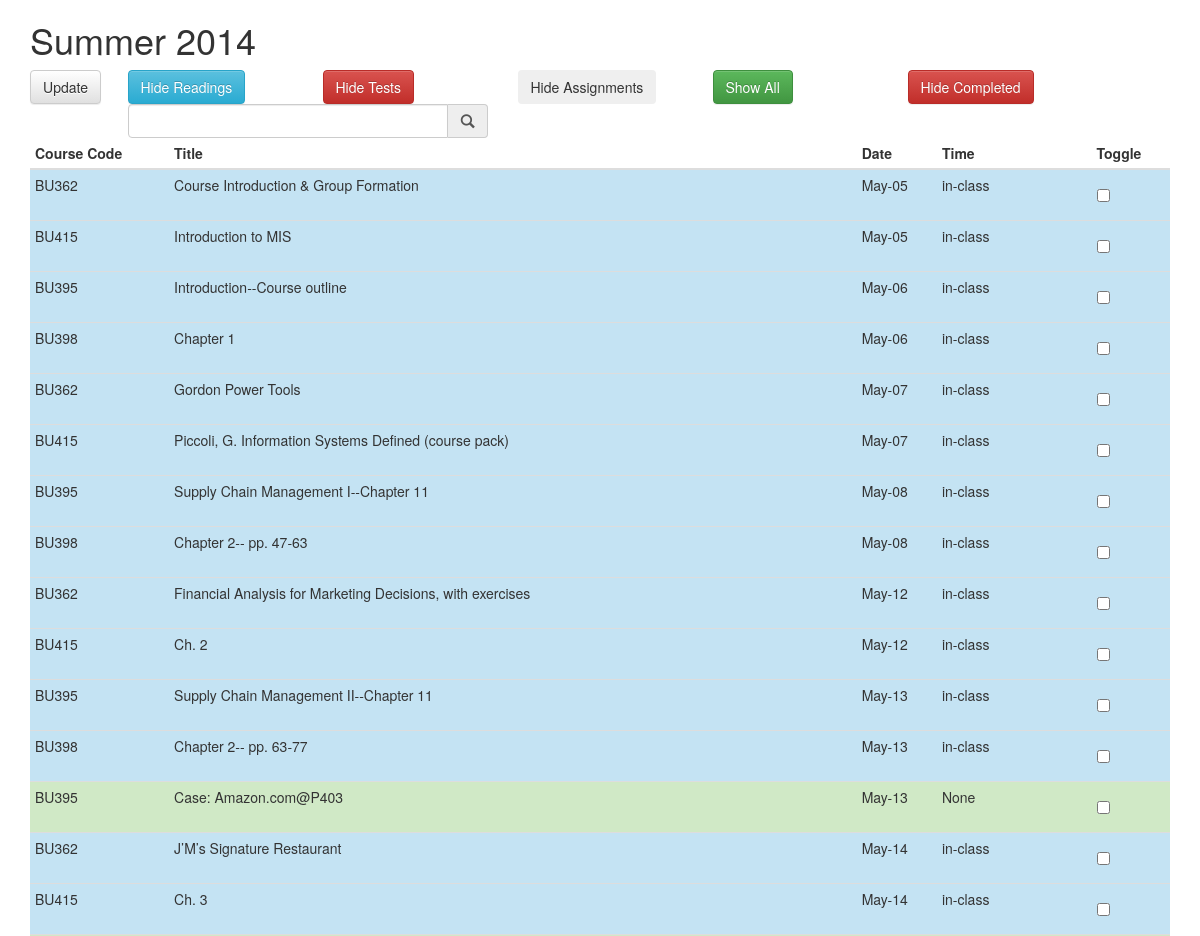
Before: / (upper part) with the older database file.
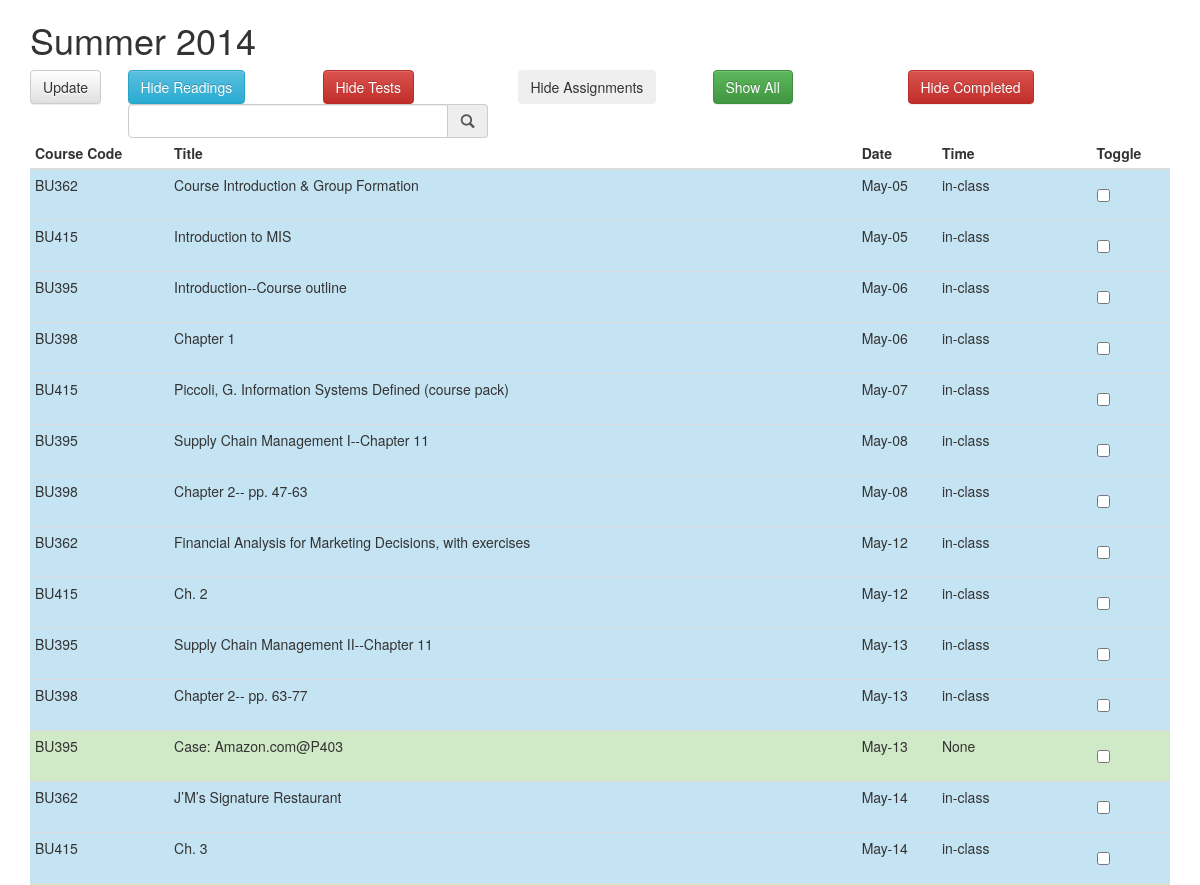
After: the same page with the newer database file.
### tables this page shows
CREATE TABLE Readings
            (course_code text, name text, chapter int, date text, pages text, complete bool);

CREATE TABLE Assignments
            (course_code text, name text,  date text, time text, complete bool);

### index.py (the view)
@app.route('/',methods=['POST','GET'])
def show_all():
    db = get_db()
    if request.method=='POST':
        update_completes(db)
    entries =[]
    for homework in TYPES:
        entries.append(select_homework(homework,db))
    homework = join_homework(entries)
    return render_template('show_all.html',entries=homework )

### index.py (called while the page is built)
def get_db():
    top = _app_ctx_stack.top
    if not hasattr(top, 'sqlite_db'):
        sqlite_db = sqlite3.connect(app.config['DATABASE'])
        sqlite_db.row_factory = sqlite3.Row
        top.sqlite_db = sqlite_db
    return top.sqlite_db

@app.teardown_appcontext
def close_db_connection(exception):
    top = _app_ctx_stack.top
    if hasattr(top, 'sqlite_db'):
        top.sqlite_db.close()

def format_datetime(value,format='%b-%d'):
    list_date = value.split('-')
    strdate = date(int(list_date[0]),int(list_date[1]),int(list_date[2]))
    return strdate.strftime(format)

def select_homework(homework_type,db):
    sql = ''' SELECT rowid,* FROM {0} ORDER BY date'''.format(homework_type)
    cur = db.execute(sql)
    entries = cur.fetchall()
    return entries

def join_homework(homework):
    entries=[]
    i=0
    for table in homework:
        for row in table:
            name = row['name']
            if 'chapter' in row.keys() and 'pages' in row.keys():
                if None!= row['chapter'] and row['chapter']!=name:
                    name='--'.join([name,row['chapter']])
                if None!= row['pages']:
                     name='--'.join([name,row['pages']])
            if 'time' not in row.keys():
                time = 'in-class'
            else:
                time = row['time']
            new_row = {'id':'-'.join([TYPES[i],str(row['rowid'])]),'type':TYPES[i],
                       'course_code':row['course_code'],'name':name,
                       'date':row['date'],'time':time,'complete':row['complete']}
            entries.append(new_row)
        i+=1
    return entries

### templates/show_all.html (shortened to what this page needs)
{% extends "index.html" %}
{% block body %}
        <div class="row">
            <div class="col-md-12">
                <form role="form" method="post" id="homework_form" action="/">
                 <div class="row">
                     <div class="col-md-1">
                        <button type="submit" class="btn btn-default btn-small ">Update</button>
                     </div>
                    <div class="col-md-1">
                        <button type="button" class="btn btn-info"
                                onclick="filterReadings()">Hide Readings</button>
                    </div>
                    <div class="col-md-1 col-md-offset-1">
                        <button type="button" class="btn btn-danger"
                                onclick="filterTests()">Hide Tests</button>
                    </div>
                    <div class="col-md-1 col-md-offset-1">
                        <button type="button" class="btn btn-Success"
                                onclick="filterAssignments()">Hide Assignments</button>
                    </div>
                    <div class="col-md-1 col-md-offset-1">
                        <button type="button" class="btn btn-success" onclick="unhideRows()">Show All</button>
                    </div>
                    <div class="col-md-1 col-md-offset-1">
                        <button type="button" class="btn btn-danger" onclick="hideRows()">Hide Completed</button>
                    </div>
                    <div class="col-md-4 col-md-offset-1">
                        <div class="input-group">
                            <input type="text" class="form-control"  id="search">
                                <span class="input-group-addon">
                                    <i class="glyphicon glyphicon-search"></i>
                                </span>
                            </div>
                        </div>
                  </div>
                    <table class="table .table-bordered table-condensed" id="homework">
                     <thead>
                      <tr>
                          <th>Course Code</th>
                          <th>Title</th>
                          <th>Date</th>
                          <th>Time</th>
                          <th>Toggle</th>
                      </tr>
                    </thead>
                    <tbody>
                    {% for entry in entries|sort(attribute='date')  %}
                    <tr class="{{ entry.type }}" id="{{ entry.id }}">
                        <td>{{ entry.course_code }}</td>
                        <td>{{ entry.name }}</td>
                        <td>{{ entry.date|datetimeformat }}</td>
                        <td >{{ entry.time }}</td>
                        <td>
                            <div class="checkbox">
                              <input type="checkbox" name="{{ entry.id }}" value="{{ entry.complete }}">
                            </div>
                        </td>
                    </tr>
                    {% endfor %}
                    </tbody>
                 </table>
              </form>
        </div>
    </div>
</div>
{% endblock %}

### templates/index.html (shortened to what this page needs)
<!doctype html>
<head>
    <link href="{{ url_for('static', filename='css/bootstrap.css') }}" rel = "stylesheet" type="text/css">
	<link href="{{ url_for('static', filename='css/bootstrap-theme.css') }}" rel = "stylesheet" type="text/css">
</head>
        <div class="page">
            <div class="container">
                <div class="row" >
                    <div class="col-md-12">
                         <h1>Summer 2014</h1>
                    </div>
                </div>
                {% block body %}{% endblock %}
            </div>

### templates/index.html (style rules this page uses)
.Readings { background-color: #c4e3f3; }
.Assignments { background-color: #d0e9c6; }

Changed rows visible on the page:
no longer on this page (row edited): Readings: course_code "BU362", name "Gordon Power Tools", date "May-07", time "in-class"
